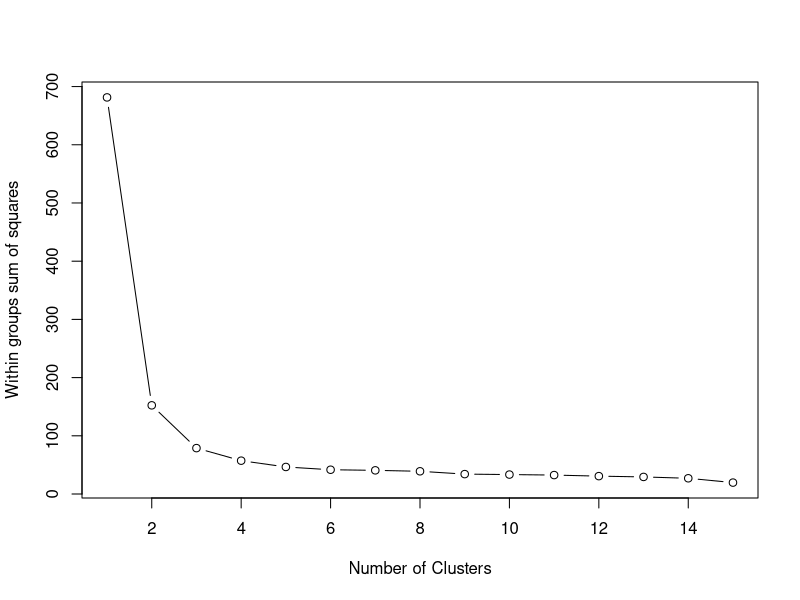
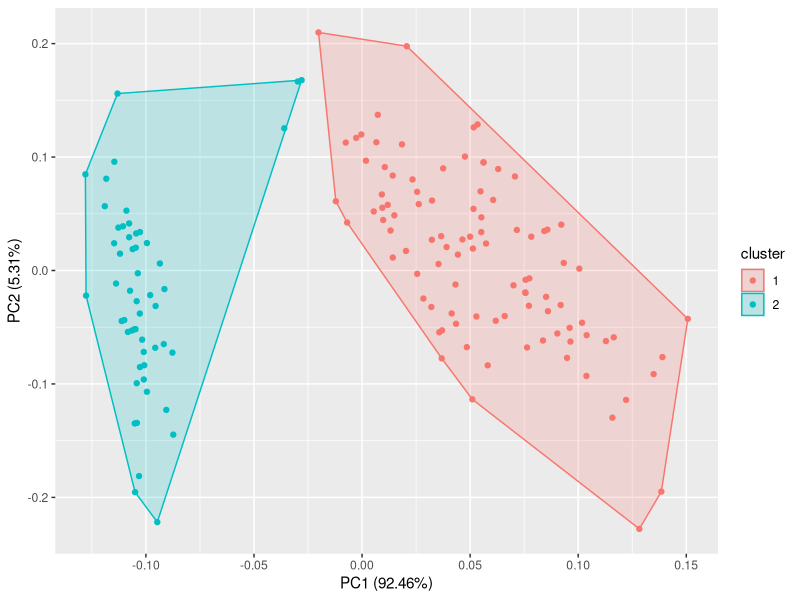

R code for these plots, in order:
# This is the Task 2 script field #
#NAME:Wenwei Cui #
#PROJECT:Unsupervised Learning-Iris dataset #

# Install required packages #
install.packages("dplyr")
install.packages("ggfortify")
install.packages("ggplot2")

# Load require libraries #
library(dplyr)
library(ggplot2)
library(ggfortify)

# Unsupervised Learning #
View(iris)
mydata = select(iris, c(1,2,3,4))

# WSS Plot Function #
wssplot <- function(data, nc=15, seed=1234){
  wss <- (nrow(data)-1)*sum(apply(data,2,var))
  for (i in 2:nc){
    set.seed(seed)
    wss[i] <- sum(kmeans(data, centers=i)$withinss)}
  plot(1:nc, wss, type="b", xlab="Number of Clusters",
       ylab="Within groups sum of squares")
  wss
}
# Wss plot to choose maximum clusters #
wssplot(mydata)
# Spotting the kink in the curve to choose the optimal cluster #

# K-Means clusters #
KM = kmeans(mydata, 2)

# Evaluate cluster Analysis #
# Cluster plot #
autoplot(KM, mydata, frame=TRUE)

# Cluster Centers #
KM$centers
